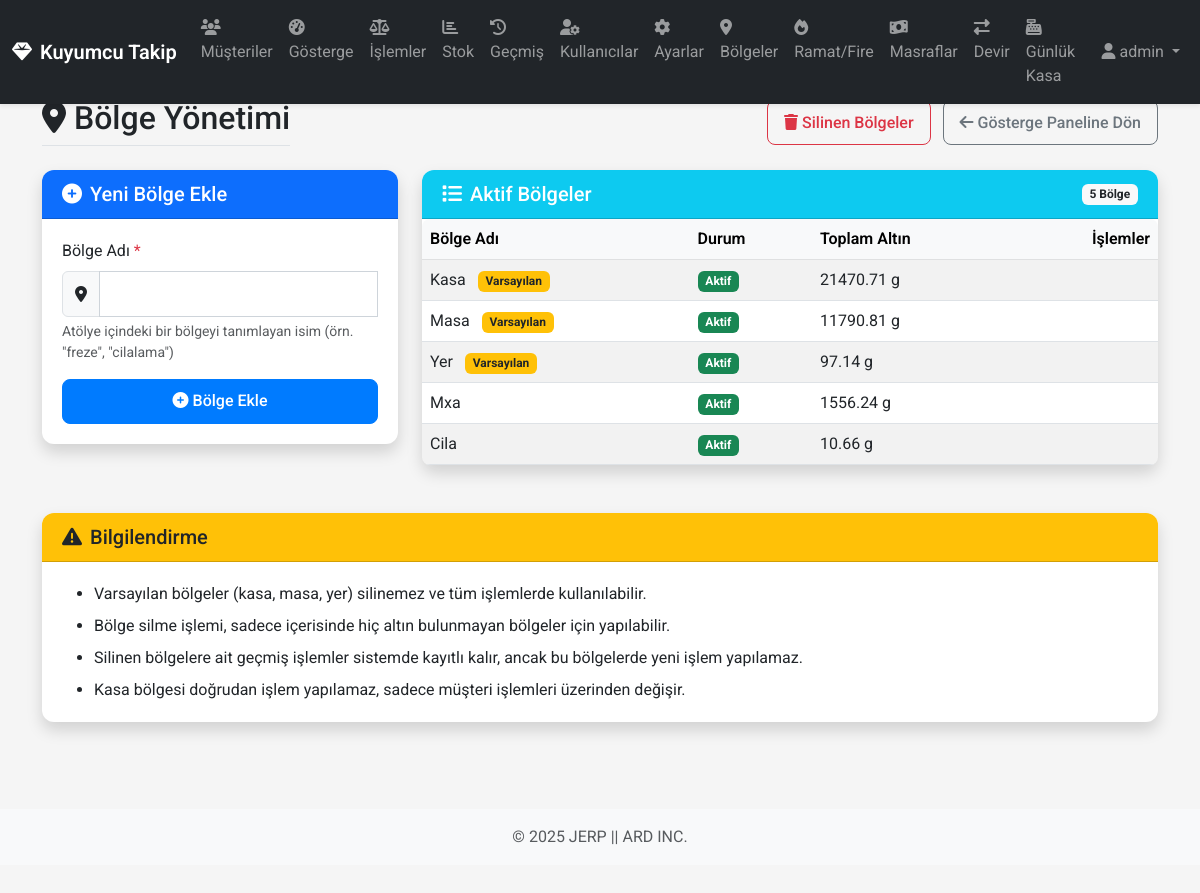
Screenshot of /regions (signed in) with the database file from the repository.
### app/models/database.py (models this page shows, shortened)
class User(db.Model, UserMixin):
    __tablename__ = 'users'
    id = db.Column(db.Integer, primary_key=True)
    username = db.Column(db.String(64), unique=True, nullable=False)
    password_hash = db.Column(db.String(128), nullable=False)
    is_admin = db.Column(db.Boolean, default=False)
    role = db.Column(db.String(20), default='staff')
    created_by_id = db.Column(db.Integer, db.ForeignKey('users.id'))
    created_at = db.Column(db.DateTime, default=datetime.utcnow)
    created_by = db.relationship('User', remote_side=[id], backref=db.backref('created_users', lazy='dynamic'))
    def has_role(self, role):
        if self.is_admin:
            return True
        if role == 'manager' and self.role == 'manager':
            return True
        if role == 'staff' and (self.role == 'manager' or self.role == 'staff'):
            return True
        return False

class Region(db.Model):
    __tablename__ = 'regions'
    id = db.Column(db.Integer, primary_key=True)
    name = db.Column(db.String(20), unique=True, nullable=False)
    is_active = db.Column(db.Boolean, default=True)  # Bölgenin aktif/silindi durumu
    is_default = db.Column(db.Boolean, default=False)  # Varsayılan bölge mi?
    created_at = db.Column(db.DateTime, default=datetime.utcnow)

### app/routes/views.py (the view, shortened to what this page needs)
@main_bp.route('/regions', methods=['GET', 'POST'])
@login_required
def manage_regions():
    if not current_user.is_admin:
        flash('Bu sayfaya erişim yetkiniz yok!', 'danger')
        return redirect(url_for('main.dashboard'))
    active_regions = Region.query.filter_by(is_active=True).all()
    deleted_regions = Region.query.filter_by(is_active=False).all()
    region_totals = {}
    for region in active_regions:
        region_totals[region.id] = 0
        for setting in Setting.query.all():
            status = SystemManager.get_region_status(region.name, setting.name)
            region_totals[region.id] += status[setting.name] if setting.name in status else 0
    return render_template(
        'regions.html',
        active_regions=active_regions,
        deleted_regions=deleted_regions,
        region_totals=region_totals
    )

### app/templates/regions.html (shortened to what this page needs)
{% extends 'base.html' %}
{% block content %}
<div class="row mb-4">
    <div class="col">
        <div class="d-flex justify-content-between align-items-center flex-wrap">
            <h2 class="border-bottom pb-2 mb-0">
                <i class="fas fa-map-marker-alt me-2"></i>Bölge Yönetimi
            </h2>
            <div class="mt-2 mt-md-0">
                <button id="btn-show-deleted" class="btn btn-outline-danger me-2">
                    <i class="fas fa-trash me-1"></i><span class="d-none d-md-inline-block">Silinen Bölgeler</span>
                </button>
                <a href="{{ url_for('main.dashboard') }}" class="btn btn-outline-secondary">
                    <i class="fas fa-arrow-left me-1"></i><span class="d-none d-md-inline-block">Gösterge Paneline Dön</span>
                </a>
            </div>
        </div>
    </div>
</div>
<div class="row">
    <div class="col-lg-4 mb-4">
        <div class="card shadow">
            <div class="card-header bg-primary text-white">
                <h5 class="mb-0"><i class="fas fa-plus-circle me-2"></i>Yeni Bölge Ekle</h5>
            </div>
            <div class="card-body">
                <form method="post" class="needs-validation" novalidate>
                    <div class="mb-3">
                        <label for="region_name" class="form-label">Bölge Adı <span class="text-danger">*</span></label>
                        <div class="input-group">
                            <span class="input-group-text"><i class="fas fa-map-marker-alt"></i></span>
                            <input type="text" class="form-control" id="region_name" name="region_name" required>
                        </div>
                        <div class="form-text">
                            Atölye içindeki bir bölgeyi tanımlayan isim (örn. "freze", "cilalama")
                        </div>
                    </div>
                    <div class="d-grid">
                        <button type="submit" class="btn btn-primary">
                            <i class="fas fa-plus-circle me-1"></i>Bölge Ekle
                        </button>
                    </div>
                </form>
            </div>
        </div>
    </div>
    <div class="col-lg-8 mb-4">
        <div class="card shadow">
            <div class="card-header bg-info text-white d-flex justify-content-between align-items-center">
                <h5 class="mb-0" id="regions-table-title"><i class="fas fa-list me-2"></i>Aktif Bölgeler</h5>
                <span class="badge bg-light text-dark" id="region-count">{{ active_regions|length }} Bölge</span>
            </div>
            <div class="card-body p-0">
                <div class="table-responsive">
                    <table class="table table-hover table-striped mb-0" id="regions-table">
                        <thead class="table-light">
                            <tr>
                                <th>Bölge Adı</th>
                                <th>Durum</th>
                                <th>Toplam Altın</th>
                                <th class="text-end">İşlemler</th>
                            </tr>
                        </thead>
                        <tbody id="active-regions-body">
                            {% for region in active_regions %}
                            <tr>
                                <td>
                                    {{ region.name|capitalize }}
                                    {% if region.is_default %}
                                    <span class="badge bg-warning text-dark ms-2">Varsayılan</span>
                                    {% endif %}
                                </td>
                                <td>
                                    <span class="badge bg-success">Aktif</span>
                                </td>
                                <td>{{ region_totals[region.id]|round(2) }} g</td>
                                <td class="text-end">
                                </td>
                            </tr>
                            {% endfor %}
                        </tbody>
                    </table>
                </div>
            </div>
        </div>
    </div>
</div>
<div class="row">
    <div class="col-12">
        <div class="card shadow">
            <div class="card-header bg-warning text-dark">
                <h5 class="mb-0"><i class="fas fa-exclamation-triangle me-2"></i>Bilgilendirme</h5>
            </div>
            <div class="card-body">
                <ul class="mb-0">
                    <li class="mb-2">Varsayılan bölgeler (kasa, masa, yer) silinemez ve tüm işlemlerde kullanılabilir.</li>
                    <li class="mb-2">Bölge silme işlemi, sadece içerisinde hiç altın bulunmayan bölgeler için yapılabilir.</li>
                    <li class="mb-2">Silinen bölgelere ait geçmiş işlemler sistemde kayıtlı kalır, ancak bu bölgelerde yeni işlem yapılamaz.</li>
                    <li>Kasa bölgesi doğrudan işlem yapılamaz, sadece müşteri işlemleri üzerinden değişir.</li>
                </ul>
            </div>
        </div>
    </div>
</div>
{% endblock %}

### app/templates/base.html (shortened to what this page needs)
<!DOCTYPE html>
<html lang="tr">
<head>
    <link href="https://cdn.jsdelivr.net/npm/bootstrap@5.3.0/dist/css/bootstrap.min.css" rel="stylesheet">
    <link rel="stylesheet" href="https://cdnjs.cloudflare.com/ajax/libs/font-awesome/6.4.0/css/all.min.css">
    <link rel="stylesheet" href="{{ url_for('static', filename='css/style.css') }}">
    <link rel="stylesheet" href="{{ url_for('static', filename='css/mobile.css') }}">
</head>
<body>
    {% if current_user.is_authenticated %}
    <nav class="navbar navbar-expand-lg navbar-dark bg-dark fixed-top">
        <div class="container-fluid">
            <a class="navbar-brand d-flex align-items-center" href="{{ url_for('main.dashboard') }}">
                <i class="fas fa-gem me-2"></i>Kuyumcu Takip
            </a>
            <div class="collapse navbar-collapse" id="navbarNav">
                <ul class="navbar-nav me-auto">
                    <li class="nav-item">
                        <a class="nav-link {% if request.endpoint == 'main.customers' %}active{% endif %}" href="{{ url_for('main.customers') }}">
                            <i class="fas fa-users nav-icon"></i>
                            <span class="nav-text">Müşteriler</span>
                        </a>
                    </li>
                    <li class="nav-item">
                        <a class="nav-link {% if request.endpoint == 'main.dashboard' %}active{% endif %}" href="{{ url_for('main.dashboard') }}">
                            <i class="fas fa-tachometer-alt nav-icon"></i>
                            <span class="nav-text">Gösterge</span>
                        </a>
                    </li>
                    <li class="nav-item">
                        <a class="nav-link {% if request.endpoint == 'main.operations' %}active{% endif %}" href="{{ url_for('main.operations') }}">
                            <i class="fas fa-balance-scale nav-icon"></i>
                            <span class="nav-text">İşlemler</span>
                        </a>
                    </li>
                    <li class="nav-item">
                        <a class="nav-link {% if request.endpoint == 'main.stock' %}active{% endif %}" href="{{ url_for('main.stock') }}">
                            <i class="fas fa-chart-bar nav-icon"></i>
                            <span class="nav-text">Stok</span>
                        </a>
                    </li>
                    <li class="nav-item">
                        <a class="nav-link {% if request.endpoint == 'main.history' %}active{% endif %}" href="{{ url_for('main.history') }}">
                            <i class="fas fa-history nav-icon"></i>
                            <span class="nav-text">Geçmiş</span>
                        </a>
                    </li>
                    {% if current_user.has_role('manager') %}
                    <li class="nav-item">
                        <a class="nav-link {% if request.endpoint == 'main.users' %}active{% endif %}" href="{{ url_for('main.users') }}">
                            <i class="fas fa-user-cog nav-icon"></i>
                            <span class="nav-text">Kullanıcılar</span>
                        </a>
                    </li>
                    {% endif %}
                    {% if current_user.is_admin %}
                    <li class="nav-item">
                        <a class="nav-link {% if request.endpoint == 'main.settings' %}active{% endif %}" href="{{ url_for('main.settings') }}">
                            <i class="fas fa-cog nav-icon"></i>
                            <span class="nav-text">Ayarlar</span>
                        </a>
                    </li>
                    {% endif %}
                    <li class="nav-item">
                        <a class="nav-link {% if request.endpoint == 'main.regions' %}active{% endif %}" href="{{ url_for('main.manage_regions') }}">
                            <i class="fas fa-map-marker-alt nav-icon"></i>
                            <span class="nav-text">Bölgeler</span>
                        </a>
                    </li>
                    <li class="nav-item">
                        <a class="nav-link {% if request.endpoint == 'main.ramat' or request.endpoint == 'main.fires' %}active{% endif %}" href="{{ url_for('main.ramat') }}">
                            <i class="fas fa-fire nav-icon"></i>
                            <span class="nav-text">Ramat/Fire</span>
                        </a>
                    </li>
                    <li class="nav-item">
                        <a class="nav-link {% if request.endpoint == 'main.expenses' %}active{% endif %}" href="{{ url_for('main.expenses') }}">
                            <i class="fas fa-money-bill-wave nav-icon"></i>
                            <span class="nav-text">Masraflar</span>
                        </a>
                    </li>
                    <li class="nav-item">
                        <a class="nav-link {% if request.endpoint == 'main.transfers' or request.endpoint == 'main.new_transfer' %}active{% endif %}" href="{{ url_for('main.transfers') }}">
                            <i class="fas fa-exchange-alt nav-icon"></i>
                            <span class="nav-text">Devir</span>
                        </a>
                    </li>
                    <li class="nav-item">
                        <a class="nav-link {% if request.endpoint == 'main.daily_vault' or request.endpoint == 'main.daily_vault_history' %}active{% endif %}" href="{{ url_for('main.daily_vault') }}">
                            <i class="fas fa-cash-register nav-icon"></i>
                            <span class="nav-text">Günlük Kasa</span>
                        </a>
                    </li>
                </ul>
                <div class="navbar-nav d-flex align-items-center">
                    <div class="nav-item dropdown">
                        <a class="nav-link dropdown-toggle" href="#" id="navbarDropdown" role="button" data-bs-toggle="dropdown">
                            <i class="fas fa-user me-1"></i><span class="username-text">{{ current_user.username }}</span>
                        </a>
                    </div>
                </div>
            </div>
        </div>
    </nav>
    {% endif %}
    <div class="container main-container mt-4 mb-5">
        {% block content %}{% endblock %}
    </div>
    <footer class="footer py-3 bg-light">
        <div class="container text-center">
            <span class="text-muted">© 2025 JERP || ARD INC. </span>
        </div>
    </footer>
</body>
</html>

### rows the page displays
User: username "admin"
Region: name "Kasa", is_default "Varsayılan", region_totals "21470.71"
Region: name "Masa", is_default "Varsayılan", region_totals "11790.81"
Region: name "Yer", is_default "Varsayılan", region_totals "97.14"
Region: name "Mxa", region_totals "1556.24"
Region: name "Cila", region_totals "10.66"

### other values shown
{{ active_regions|length }} "5"
